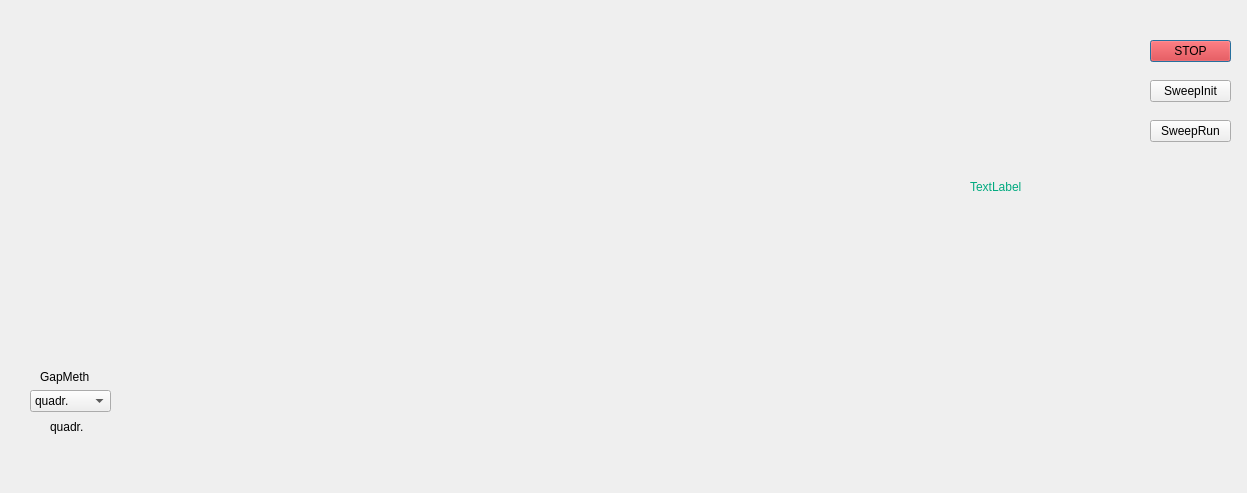
<?xml version="1.0" encoding="UTF-8"?>
<ui version="4.0">
 <class>continuous</class>
 <widget class="QDialog" name="continuous">
  <property name="geometry">
   <rect>
    <x>0</x>
    <y>0</y>
    <width>1247</width>
    <height>493</height>
   </rect>
  </property>
  <property name="windowTitle">
   <string>Dialog</string>
  </property>
  <widget class="QCAAxis" name="Axis1" native="true">
   <property name="geometry">
    <rect>
     <x>30</x>
     <y>60</y>
     <width>280</width>
     <height>27</height>
    </rect>
   </property>
   <property name="minimumSize">
    <size>
     <width>100</width>
     <height>10</height>
    </size>
   </property>
   <property name="description" stdset="0">
    <string>Start</string>
   </property>
   <property name="pvReadback" stdset="0">
    <string>u411pgm1:GetSweepStart</string>
   </property>
   <property name="units" stdset="0">
    <string>eV</string>
   </property>
   <property name="pv" stdset="0">
    <string>u411pgm1:SetSweepStart</string>
   </property>
  </widget>
  <widget class="QCAAxis" name="Axis2" native="true">
   <property name="geometry">
    <rect>
     <x>330</x>
     <y>60</y>
     <width>280</width>
     <height>27</height>
    </rect>
   </property>
   <property name="minimumSize">
    <size>
     <width>100</width>
     <height>10</height>
    </size>
   </property>
   <property name="description" stdset="0">
    <string>End</string>
   </property>
   <property name="pvReadback" stdset="0">
    <string>u411pgm1:GetSweepEnd</string>
   </property>
   <property name="units" stdset="0">
    <string>eV</string>
   </property>
   <property name="pv" stdset="0">
    <string>u411pgm1:SetSweepEnd</string>
   </property>
  </widget>
  <widget class="QCAAxis" name="Axis3" native="true">
   <property name="geometry">
    <rect>
     <x>640</x>
     <y>60</y>
     <width>280</width>
     <height>27</height>
    </rect>
   </property>
   <property name="minimumSize">
    <size>
     <width>100</width>
     <height>10</height>
    </size>
   </property>
   <property name="description" stdset="0">
    <string>Vel</string>
   </property>
   <property name="pvReadback" stdset="0">
    <string>u411pgm1:GetSweepVel</string>
   </property>
   <property name="units" stdset="0">
    <string>eV/s</string>
   </property>
   <property name="pv" stdset="0">
    <string>u411pgm1:SetSweepVel</string>
   </property>
  </widget>
  <widget class="QCAPushButton" name="pushButton">
   <property name="geometry">
    <rect>
     <x>1150</x>
     <y>40</y>
     <width>81</width>
     <height>22</height>
    </rect>
   </property>
   <property name="styleSheet">
    <string notr="true">background-color: rgb(255, 0, 0);</string>
   </property>
   <property name="text">
    <string>STOP</string>
   </property>
   <property name="pv" stdset="0">
    <string>u411pgm1:MonoAktion.PROC</string>
   </property>
  </widget>
  <widget class="QCAPushButton" name="pushButton_2">
   <property name="geometry">
    <rect>
     <x>1150</x>
     <y>80</y>
     <width>81</width>
     <height>22</height>
    </rect>
   </property>
   <property name="text">
    <string>SweepInit</string>
   </property>
   <property name="pv" stdset="0">
    <string>u411pgm1:MonoAktion.PROC</string>
   </property>
  </widget>
  <widget class="QCAPushButton" name="pushButton_3">
   <property name="geometry">
    <rect>
     <x>1150</x>
     <y>120</y>
     <width>81</width>
     <height>22</height>
    </rect>
   </property>
   <property name="text">
    <string>SweepRun</string>
   </property>
   <property name="pv" stdset="0">
    <string>u411pgm1:MonoAktion.PROC</string>
   </property>
  </widget>
  <widget class="QCAAxis" name="Axis4" native="true">
   <property name="geometry">
    <rect>
     <x>30</x>
     <y>170</y>
     <width>280</width>
     <height>27</height>
    </rect>
   </property>
   <property name="minimumSize">
    <size>
     <width>100</width>
     <height>10</height>
    </size>
   </property>
   <property name="description" stdset="0">
    <string>Startramp</string>
   </property>
   <property name="pvReadback" stdset="0">
    <string>u411pgm1:GetStartRamp</string>
   </property>
   <property name="units" stdset="0">
    <string/>
   </property>
   <property name="pv" stdset="0">
    <string>u411pgm1:GetStartRamp</string>
   </property>
  </widget>
  <widget class="QCAAxis" name="Axis5" native="true">
   <property name="geometry">
    <rect>
     <x>340</x>
     <y>170</y>
     <width>280</width>
     <height>27</height>
    </rect>
   </property>
   <property name="minimumSize">
    <size>
     <width>100</width>
     <height>10</height>
    </size>
   </property>
   <property name="description" stdset="0">
    <string>State</string>
   </property>
   <property name="pvReadback" stdset="0">
    <string>u411pgm1:GetSweepState</string>
   </property>
   <property name="units" stdset="0">
    <string/>
   </property>
   <property name="pv" stdset="0">
    <string>u411pgm1:GetSweepState</string>
   </property>
  </widget>
  <widget class="QCAAxis" name="Axis6" native="true">
   <property name="geometry">
    <rect>
     <x>640</x>
     <y>170</y>
     <width>280</width>
     <height>27</height>
    </rect>
   </property>
   <property name="minimumSize">
    <size>
     <width>100</width>
     <height>10</height>
    </size>
   </property>
   <property name="description" stdset="0">
    <string/>
   </property>
   <property name="pvReadback" stdset="0">
    <string>u411pgm1:monoGetEnergy</string>
   </property>
   <property name="units" stdset="0">
    <string>eV</string>
   </property>
   <property name="pv" stdset="0">
    <string>u411pgm1:monoGetEnergy</string>
   </property>
  </widget>
  <widget class="QCALabel" name="label">
   <property name="geometry">
    <rect>
     <x>970</x>
     <y>180</y>
     <width>59</width>
     <height>14</height>
    </rect>
   </property>
   <property name="styleSheet">
    <string notr="true">color: rgb(0, 170, 127);</string>
   </property>
   <property name="text">
    <string>TextLabel</string>
   </property>
   <property name="pv" stdset="0">
    <string>u411pgm1:Status</string>
   </property>
  </widget>
  <widget class="QCAAxis" name="Axis7" native="true">
   <property name="geometry">
    <rect>
     <x>30</x>
     <y>280</y>
     <width>280</width>
     <height>27</height>
    </rect>
   </property>
   <property name="minimumSize">
    <size>
     <width>100</width>
     <height>10</height>
    </size>
   </property>
   <property name="description" stdset="0">
    <string>Vmin Faktor</string>
   </property>
   <property name="pvReadback" stdset="0">
    <string>u411pgm1:GetSweepVminFak</string>
   </property>
   <property name="units" stdset="0">
    <string/>
   </property>
   <property name="pv" stdset="0">
    <string>u411pgm1:SetSweepVminFak</string>
   </property>
  </widget>
  <widget class="QCAAxis" name="Axis8" native="true">
   <property name="geometry">
    <rect>
     <x>340</x>
     <y>280</y>
     <width>280</width>
     <height>27</height>
    </rect>
   </property>
   <property name="minimumSize">
    <size>
     <width>100</width>
     <height>10</height>
    </size>
   </property>
   <property name="description" stdset="0">
    <string>Vmax Faktor</string>
   </property>
   <property name="pvReadback" stdset="0">
    <string>u411pgm1:GetSweepVmaxFak</string>
   </property>
   <property name="units" stdset="0">
    <string/>
   </property>
   <property name="pv" stdset="0">
    <string>u411pgm1:SetSweepVmaxFak</string>
   </property>
  </widget>
  <widget class="QCAAxis" name="Axis9" native="true">
   <property name="geometry">
    <rect>
     <x>640</x>
     <y>280</y>
     <width>280</width>
     <height>27</height>
    </rect>
   </property>
   <property name="minimumSize">
    <size>
     <width>100</width>
     <height>10</height>
    </size>
   </property>
   <property name="description" stdset="0">
    <string>Offset</string>
   </property>
   <property name="pvReadback" stdset="0">
    <string>u411pgm1:GetSweepOffset</string>
   </property>
   <property name="units" stdset="0">
    <string>eV</string>
   </property>
   <property name="pv" stdset="0">
    <string>u411pgm1:SetSweepOffset</string>
   </property>
  </widget>
  <widget class="QCAAxis" name="Axis10" native="true">
   <property name="geometry">
    <rect>
     <x>950</x>
     <y>280</y>
     <width>280</width>
     <height>27</height>
    </rect>
   </property>
   <property name="minimumSize">
    <size>
     <width>100</width>
     <height>10</height>
    </size>
   </property>
   <property name="description" stdset="0">
    <string>Tics</string>
   </property>
   <property name="pvReadback" stdset="0">
    <string>u411pgm1:SweepTics</string>
   </property>
   <property name="units" stdset="0">
    <string>eV</string>
   </property>
   <property name="pv" stdset="0">
    <string>u411pgm1:SetSweepTics</string>
   </property>
  </widget>
  <widget class="QCAAxis" name="Axis11" native="true">
   <property name="geometry">
    <rect>
     <x>950</x>
     <y>380</y>
     <width>280</width>
     <height>27</height>
    </rect>
   </property>
   <property name="minimumSize">
    <size>
     <width>100</width>
     <height>10</height>
    </size>
   </property>
   <property name="description" stdset="0">
    <string>TGG</string>
   </property>
   <property name="pvReadback" stdset="0">
    <string>u411pgm1:TGG</string>
   </property>
   <property name="units" stdset="0">
    <string/>
   </property>
   <property name="pv" stdset="0">
    <string>u411pgm1:TGG</string>
   </property>
  </widget>
  <widget class="QCAComboBox" name="ComboBox_4">
   <property name="geometry">
    <rect>
     <x>30</x>
     <y>390</y>
     <width>81</width>
     <height>22</height>
    </rect>
   </property>
   <property name="pv" stdset="0">
    <string>u411pgm1:SetSweepGapMeth</string>
   </property>
   <item>
    <property name="text">
     <string>quadr.</string>
    </property>
   </item>
   <item>
    <property name="text">
     <string>linear</string>
    </property>
   </item>
  </widget>
  <widget class="QLabel" name="label_2">
   <property name="geometry">
    <rect>
     <x>40</x>
     <y>370</y>
     <width>59</width>
     <height>14</height>
    </rect>
   </property>
   <property name="text">
    <string>GapMeth</string>
   </property>
  </widget>
  <widget class="QLabel" name="label_3">
   <property name="geometry">
    <rect>
     <x>50</x>
     <y>420</y>
     <width>59</width>
     <height>14</height>
    </rect>
   </property>
   <property name="text">
    <string>quadr.</string>
   </property>
  </widget>
 </widget>
 <customwidgets>
  <customwidget>
   <class>QCALabel</class>
   <extends>QLabel</extends>
   <header>qcalabel.h</header>
  </customwidget>
  <customwidget>
   <class>QCAAxis</class>
   <extends>QWidget</extends>
   <header>qcaaxis.h</header>
  </customwidget>
  <customwidget>
   <class>QCAPushButton</class>
   <extends>QPushButton</extends>
   <header>qcapushbutton.h</header>
  </customwidget>
  <customwidget>
   <class>QCAComboBox</class>
   <extends>QComboBox</extends>
   <header>qcacombobox.h</header>
  </customwidget>
 </customwidgets>
 <resources/>
 <connections/>
</ui>
